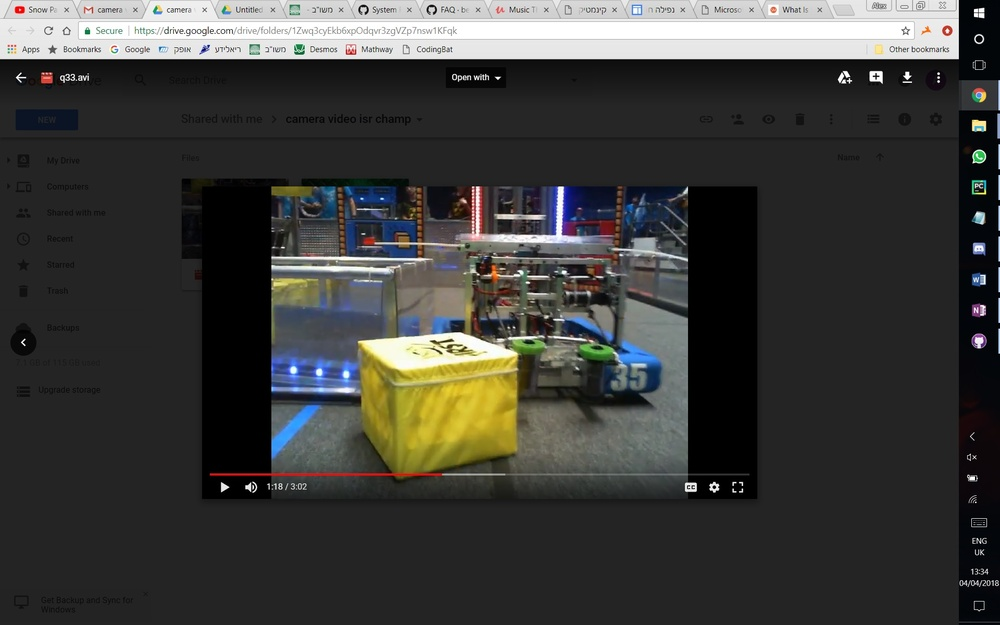
#> input picture Vision/temporary/cube.jpg, 1000 x 625 px, shrunk from 1920 x 1200 before the run, given in place of q33.avi, which was not available
$ python asdf.py   (older library calls are emulated)
#> lines starting #> are read from the running program, lines starting #| are printed output that depends on the picture; after the words box and inside, x2 and y2 are one past the last pixel; in counts of white or black regions, pixels touching at a corner belong together; pictures that were not available may be replaced by others from this repository, and a replacement may not be noted
import cv2
import numpy as np

cam = cv2.VideoCapture('q33.avi')
while True:
    _, img = cam.read()
#> img is the input picture: shape (625, 1000, 3); mean B, G, R 59.4, 61.8, 61.8
    #img = cv2.imread("")
    hsv = cv2.cvtColor(img, cv2.COLOR_BGR2HSV)
#> hsv: shape (625, 1000, 3); mean H, S, V 23.3, 25.1, 65

    img1 = img.copy()
    img2 = cv2.cvtColor(img, cv2.COLOR_BGR2HSV)

    # [12 lines of commented-out code are left out]
    ranges = [((14, 0, 0), (38, 255, 255))]
    masks = []

    kernel = (
        (0,1,0),
        (1,1,1),
        (0,1,0)
    )
    kernel=np.array(kernel,dtype=np.uint8)

    for r in ranges:
        masks.append(cv2.inRange(hsv, r[0], r[1]))
#> after the loop, masks = 1 item

    mask = np.zeros((img.shape[0], img.shape[1]), dtype=np.uint8)

    for m in masks:
        mask = cv2.bitwise_or(mask, m)
#> this loop made 1 pass
#> pass 1, `mask = cv2.bitwise_or(mask, m)`:
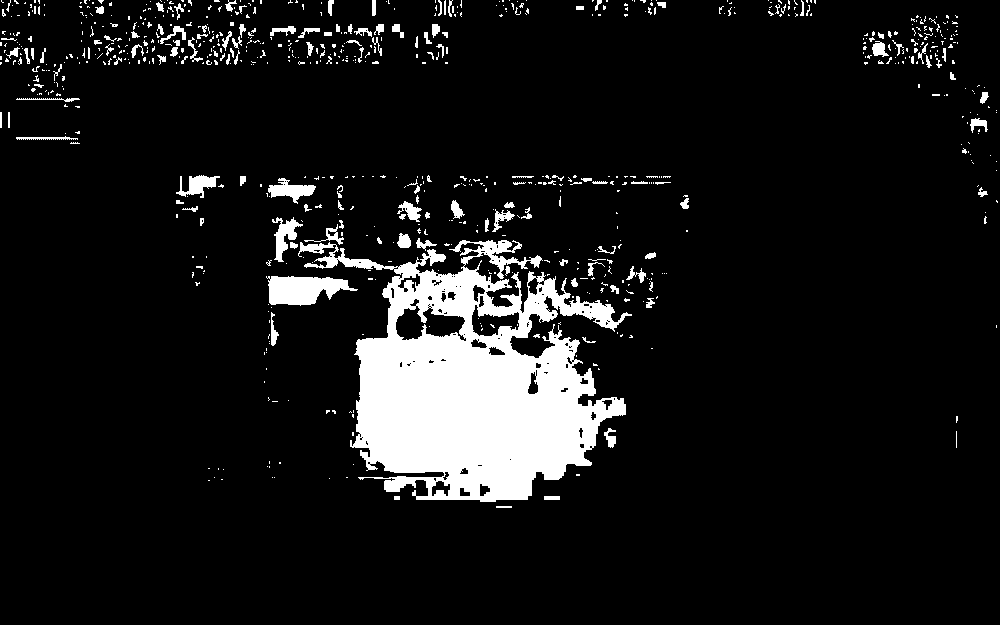
#> mask: shape (625, 1000); 9.1% white; 770 white regions (638 under 20 px), largest, box (x1, y1, x2, y2) and area: (298, 240, 632, 502) 43132, (266, 276, 358, 306) 1795, (268, 178, 316, 204) 579
    [hue,saturation,value]=cv2.split(img2)
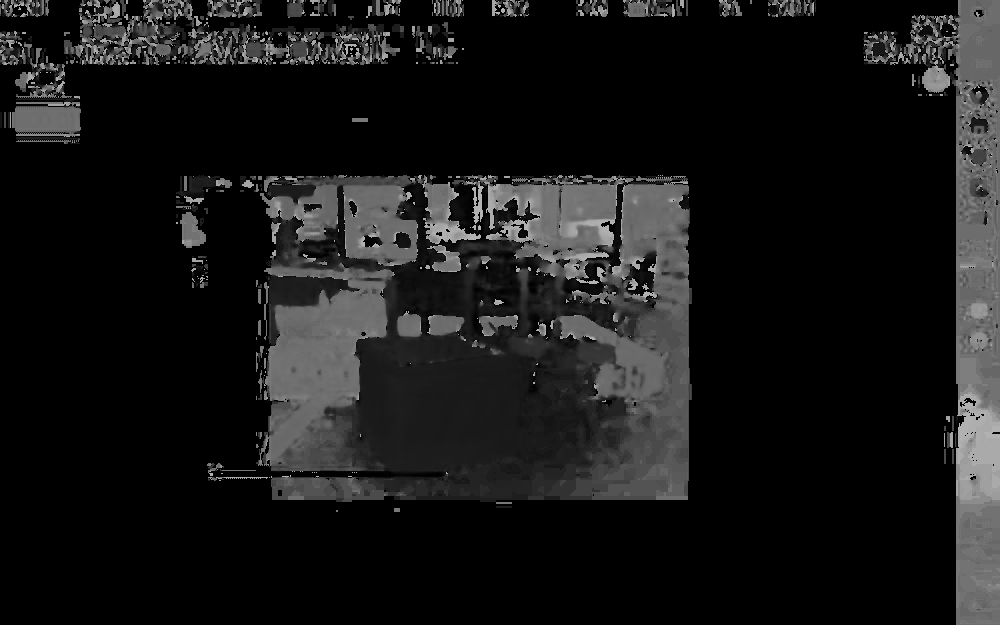
#> hue: shape (625, 1000); min 0, max 179, mean 23.3
    hue=cv2.Canny(hue,100,200)
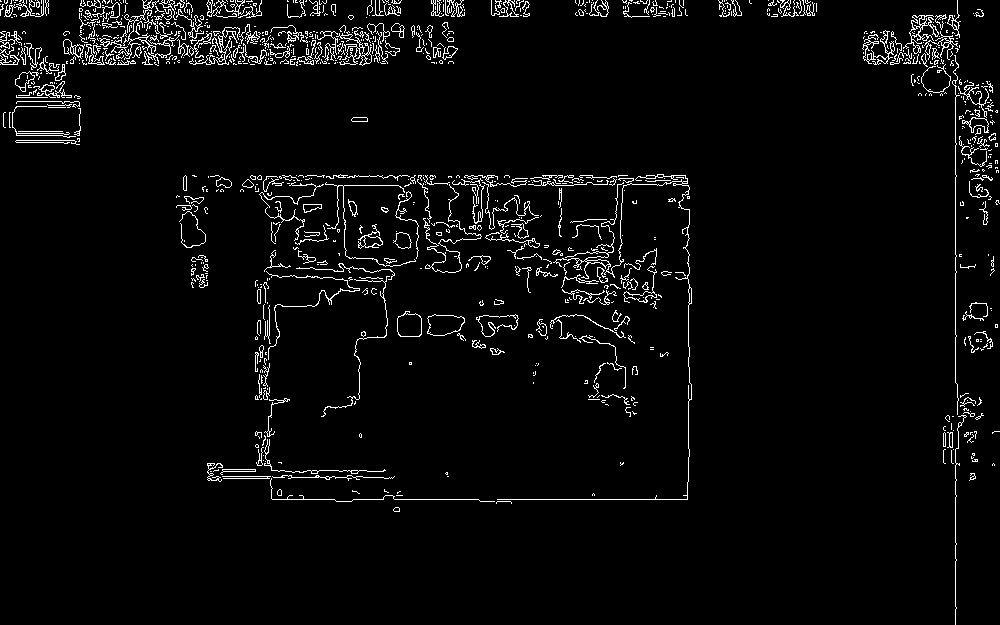
#> hue: shape (625, 1000); 3.6% white in thin lines or dots
    value=cv2.Laplacian(value,8)
    saturation=cv2.Laplacian(saturation,8)
    _, thresh=cv2.threshold(value,10,255,cv2.THRESH_TRIANGLE)
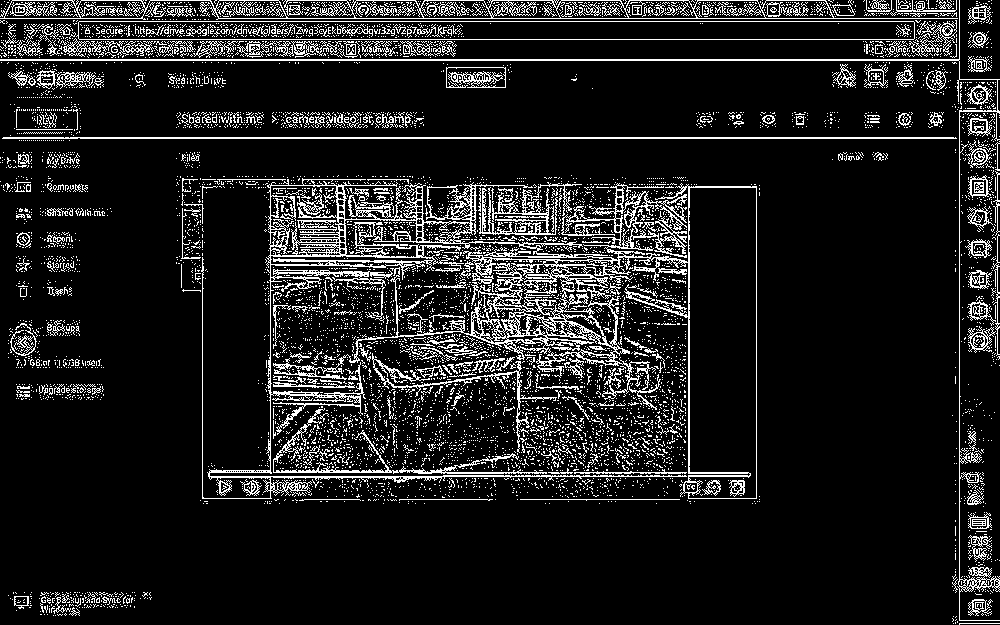
#> thresh: shape (625, 1000); 11.9% white in thin lines or dots
    _, thresh2=cv2.threshold(saturation,10,255,cv2.THRESH_TRIANGLE)
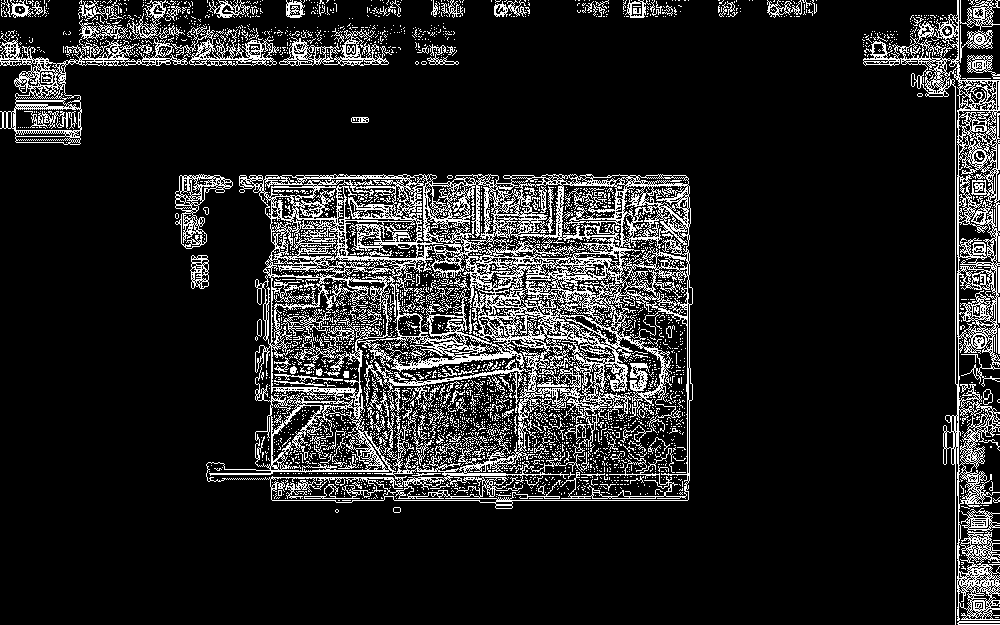
#> thresh2: shape (625, 1000); 13.5% white in thin lines or dots

    tresh=cv2.bitwise_and(thresh,thresh2)
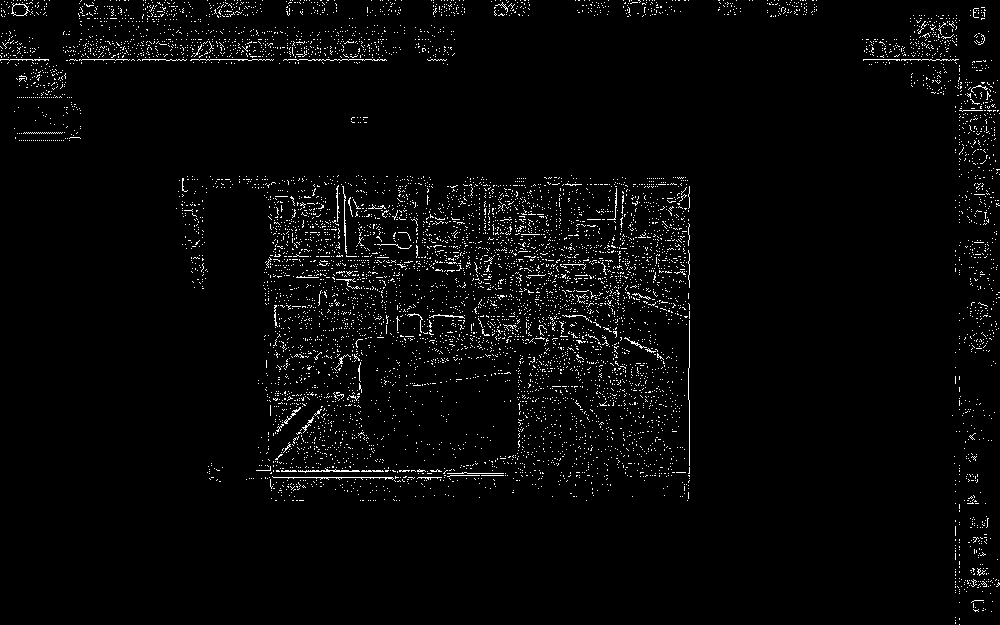
#> tresh: shape (625, 1000); 2.7% white in thin lines or dots
    mask_thresh=cv2.bitwise_and(mask,thresh)
#> mask_thresh: shape (625, 1000); 2.4% white in thin lines or dots, all inside (x1, y1, x2, y2) = (0, 0, 998, 501)
    val_max=np.array(thresh,dtype=np.uint8)

    satval=cv2.bitwise_and(value,saturation)
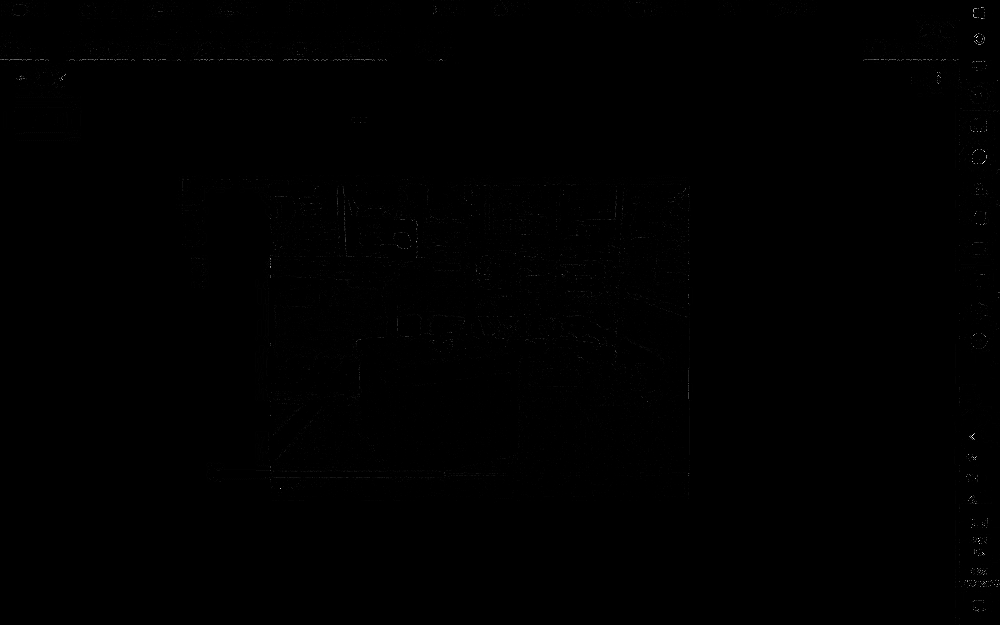
#> satval: shape (625, 1000); min 0, max 255, mean 0.3
    maskval=cv2.bitwise_and(mask,value)

    cv2.imshow("hue", hue)
    cv2.imshow("value",value)
    cv2.imshow("mask_thresh", mask_thresh)
    cv2.imshow("sat_thresh",val_max)
    cv2.imshow("image", img1)
    key = cv2.waitKey(0)
#> (key q is pressed here)
    if key is ord('q'):
        break
